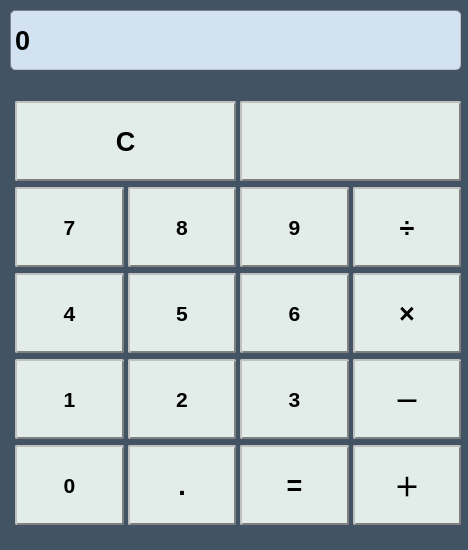
<?xml version="1.0" encoding="UTF-8"?>
<ui version="4.0">
 <class>MainWindow</class>
 <widget class="QMainWindow" name="MainWindow">
  <property name="geometry">
   <rect>
    <x>0</x>
    <y>0</y>
    <width>468</width>
    <height>550</height>
   </rect>
  </property>
  <property name="windowTitle">
   <string>简单计算器</string>
  </property>
  <property name="styleSheet">
   <string notr="true">background-color: rgb(66, 83, 99);</string>
  </property>
  <property name="animated">
   <bool>true</bool>
  </property>
  <widget class="QWidget" name="centralwidget">
   <widget class="QWidget" name="gridLayoutWidget">
    <property name="geometry">
     <rect>
      <x>10</x>
      <y>100</y>
      <width>451</width>
      <height>431</height>
     </rect>
    </property>
    <layout class="QGridLayout" name="gridLayout">
     <property name="sizeConstraint">
      <enum>QLayout::SetDefaultConstraint</enum>
     </property>
     <property name="leftMargin">
      <number>5</number>
     </property>
     <property name="rightMargin">
      <number>0</number>
     </property>
     <property name="horizontalSpacing">
      <number>4</number>
     </property>
     <property name="verticalSpacing">
      <number>5</number>
     </property>
     <item row="3" column="3">
      <widget class="QPushButton" name="pushButton_3">
       <property name="enabled">
        <bool>true</bool>
       </property>
       <property name="minimumSize">
        <size>
         <width>80</width>
         <height>80</height>
        </size>
       </property>
       <property name="font">
        <font>
         <pointsize>16</pointsize>
         <weight>75</weight>
         <bold>true</bold>
        </font>
       </property>
       <property name="styleSheet">
        <string notr="true">background-color: rgb(226, 236, 233);
border-radius: 2px; border: 2px groove gray;
        border-style: outset;</string>
       </property>
       <property name="text">
        <string>9</string>
       </property>
      </widget>
     </item>
     <item row="4" column="2">
      <widget class="QPushButton" name="pushButton_6">
       <property name="enabled">
        <bool>true</bool>
       </property>
       <property name="minimumSize">
        <size>
         <width>80</width>
         <height>80</height>
        </size>
       </property>
       <property name="font">
        <font>
         <pointsize>16</pointsize>
         <weight>75</weight>
         <bold>true</bold>
        </font>
       </property>
       <property name="styleSheet">
        <string notr="true">background-color: rgb(226, 236, 233);
border-radius: 2px; border: 2px groove gray;
        border-style: outset;</string>
       </property>
       <property name="text">
        <string>5</string>
       </property>
      </widget>
     </item>
     <item row="4" column="1">
      <widget class="QPushButton" name="pushButton_5">
       <property name="enabled">
        <bool>true</bool>
       </property>
       <property name="minimumSize">
        <size>
         <width>80</width>
         <height>80</height>
        </size>
       </property>
       <property name="font">
        <font>
         <pointsize>16</pointsize>
         <weight>75</weight>
         <bold>true</bold>
        </font>
       </property>
       <property name="styleSheet">
        <string notr="true">background-color: rgb(226, 236, 233);
border-radius: 2px; border: 2px groove gray;
        border-style: outset;</string>
       </property>
       <property name="text">
        <string>4</string>
       </property>
      </widget>
     </item>
     <item row="3" column="1">
      <widget class="QPushButton" name="pushButton">
       <property name="enabled">
        <bool>true</bool>
       </property>
       <property name="minimumSize">
        <size>
         <width>80</width>
         <height>80</height>
        </size>
       </property>
       <property name="font">
        <font>
         <pointsize>16</pointsize>
         <weight>75</weight>
         <bold>true</bold>
        </font>
       </property>
       <property name="styleSheet">
        <string notr="true">background-color: rgb(226, 236, 233);
border-radius: 2px; border: 2px groove gray;
        border-style: outset;</string>
       </property>
       <property name="text">
        <string>7</string>
       </property>
      </widget>
     </item>
     <item row="3" column="2">
      <widget class="QPushButton" name="pushButton_2">
       <property name="enabled">
        <bool>true</bool>
       </property>
       <property name="minimumSize">
        <size>
         <width>80</width>
         <height>80</height>
        </size>
       </property>
       <property name="font">
        <font>
         <pointsize>16</pointsize>
         <weight>75</weight>
         <bold>true</bold>
        </font>
       </property>
       <property name="styleSheet">
        <string notr="true">background-color: rgb(226, 236, 233);
border-radius: 2px; border: 2px groove gray;
        border-style: outset;</string>
       </property>
       <property name="text">
        <string>8</string>
       </property>
      </widget>
     </item>
     <item row="6" column="2">
      <widget class="QPushButton" name="pushButton_14">
       <property name="enabled">
        <bool>true</bool>
       </property>
       <property name="minimumSize">
        <size>
         <width>80</width>
         <height>80</height>
        </size>
       </property>
       <property name="font">
        <font>
         <pointsize>20</pointsize>
         <weight>75</weight>
         <bold>true</bold>
        </font>
       </property>
       <property name="styleSheet">
        <string notr="true">background-color: rgb(226, 236, 233);
border-radius: 2px; border: 2px groove gray;
        border-style: outset;</string>
       </property>
       <property name="text">
        <string>.</string>
       </property>
      </widget>
     </item>
     <item row="6" column="1">
      <widget class="QPushButton" name="pushButton_13">
       <property name="enabled">
        <bool>true</bool>
       </property>
       <property name="minimumSize">
        <size>
         <width>80</width>
         <height>80</height>
        </size>
       </property>
       <property name="font">
        <font>
         <pointsize>16</pointsize>
         <weight>75</weight>
         <bold>true</bold>
        </font>
       </property>
       <property name="styleSheet">
        <string notr="true">background-color: rgb(226, 236, 233);
border-radius: 2px; border: 2px groove gray;
        border-style: outset;</string>
       </property>
       <property name="text">
        <string>0</string>
       </property>
      </widget>
     </item>
     <item row="5" column="1">
      <widget class="QPushButton" name="pushButton_9">
       <property name="enabled">
        <bool>true</bool>
       </property>
       <property name="minimumSize">
        <size>
         <width>80</width>
         <height>80</height>
        </size>
       </property>
       <property name="font">
        <font>
         <pointsize>16</pointsize>
         <weight>75</weight>
         <bold>true</bold>
        </font>
       </property>
       <property name="styleSheet">
        <string notr="true">background-color: rgb(226, 236, 233);
border-radius: 2px; border: 2px groove gray;
        border-style: outset;</string>
       </property>
       <property name="text">
        <string>1</string>
       </property>
      </widget>
     </item>
     <item row="6" column="4">
      <widget class="QPushButton" name="pushButton_16">
       <property name="enabled">
        <bool>true</bool>
       </property>
       <property name="minimumSize">
        <size>
         <width>80</width>
         <height>80</height>
        </size>
       </property>
       <property name="font">
        <font>
         <pointsize>20</pointsize>
         <weight>75</weight>
         <bold>true</bold>
        </font>
       </property>
       <property name="styleSheet">
        <string notr="true">background-color: rgb(226, 236, 233);
border-radius: 2px; border: 2px groove gray;
        border-style: outset;</string>
       </property>
       <property name="text">
        <string>＋</string>
       </property>
      </widget>
     </item>
     <item row="3" column="4">
      <widget class="QPushButton" name="pushButton_4">
       <property name="enabled">
        <bool>true</bool>
       </property>
       <property name="minimumSize">
        <size>
         <width>80</width>
         <height>80</height>
        </size>
       </property>
       <property name="font">
        <font>
         <pointsize>20</pointsize>
         <weight>75</weight>
         <bold>true</bold>
        </font>
       </property>
       <property name="styleSheet">
        <string notr="true">background-color: rgb(226, 236, 233);
border-radius: 2px; border: 2px groove gray;
        border-style: outset;</string>
       </property>
       <property name="text">
        <string>÷</string>
       </property>
      </widget>
     </item>
     <item row="5" column="3">
      <widget class="QPushButton" name="pushButton_11">
       <property name="enabled">
        <bool>true</bool>
       </property>
       <property name="minimumSize">
        <size>
         <width>80</width>
         <height>80</height>
        </size>
       </property>
       <property name="font">
        <font>
         <pointsize>16</pointsize>
         <weight>75</weight>
         <bold>true</bold>
        </font>
       </property>
       <property name="styleSheet">
        <string notr="true">background-color: rgb(226, 236, 233);
border-radius: 2px; border: 2px groove gray;
        border-style: outset;</string>
       </property>
       <property name="text">
        <string>3</string>
       </property>
      </widget>
     </item>
     <item row="4" column="4">
      <widget class="QPushButton" name="pushButton_8">
       <property name="enabled">
        <bool>true</bool>
       </property>
       <property name="minimumSize">
        <size>
         <width>80</width>
         <height>80</height>
        </size>
       </property>
       <property name="font">
        <font>
         <pointsize>20</pointsize>
         <weight>75</weight>
         <bold>true</bold>
        </font>
       </property>
       <property name="styleSheet">
        <string notr="true">background-color: rgb(226, 236, 233);
border-radius: 2px; border: 2px groove gray;
        border-style: outset;</string>
       </property>
       <property name="text">
        <string>×</string>
       </property>
      </widget>
     </item>
     <item row="5" column="4">
      <widget class="QPushButton" name="pushButton_12">
       <property name="enabled">
        <bool>true</bool>
       </property>
       <property name="minimumSize">
        <size>
         <width>80</width>
         <height>80</height>
        </size>
       </property>
       <property name="font">
        <font>
         <pointsize>20</pointsize>
         <weight>75</weight>
         <bold>true</bold>
        </font>
       </property>
       <property name="styleSheet">
        <string notr="true">background-color: rgb(226, 236, 233);
border-radius: 2px; border: 2px groove gray;
        border-style: outset;</string>
       </property>
       <property name="text">
        <string>－</string>
       </property>
      </widget>
     </item>
     <item row="4" column="3">
      <widget class="QPushButton" name="pushButton_7">
       <property name="enabled">
        <bool>true</bool>
       </property>
       <property name="minimumSize">
        <size>
         <width>80</width>
         <height>80</height>
        </size>
       </property>
       <property name="font">
        <font>
         <pointsize>16</pointsize>
         <weight>75</weight>
         <bold>true</bold>
        </font>
       </property>
       <property name="styleSheet">
        <string notr="true">background-color: rgb(226, 236, 233);
border-radius: 2px; border: 2px groove gray;
        border-style: outset;</string>
       </property>
       <property name="text">
        <string>6</string>
       </property>
      </widget>
     </item>
     <item row="5" column="2">
      <widget class="QPushButton" name="pushButton_10">
       <property name="enabled">
        <bool>true</bool>
       </property>
       <property name="minimumSize">
        <size>
         <width>80</width>
         <height>80</height>
        </size>
       </property>
       <property name="font">
        <font>
         <pointsize>16</pointsize>
         <weight>75</weight>
         <bold>true</bold>
        </font>
       </property>
       <property name="styleSheet">
        <string notr="true">background-color: rgb(226, 236, 233);
border-radius: 2px; border: 2px groove gray;
        border-style: outset;</string>
       </property>
       <property name="text">
        <string>2</string>
       </property>
      </widget>
     </item>
     <item row="2" column="1" colspan="2">
      <widget class="QPushButton" name="pushButton_17">
       <property name="enabled">
        <bool>true</bool>
       </property>
       <property name="minimumSize">
        <size>
         <width>80</width>
         <height>80</height>
        </size>
       </property>
       <property name="font">
        <font>
         <pointsize>20</pointsize>
         <weight>75</weight>
         <bold>true</bold>
        </font>
       </property>
       <property name="styleSheet">
        <string notr="true">background-color: rgb(226, 236, 233);
border-radius: 2px; border: 2px groove gray;
        border-style: outset;</string>
       </property>
       <property name="text">
        <string>C</string>
       </property>
      </widget>
     </item>
     <item row="6" column="3">
      <widget class="QPushButton" name="pushButton_15">
       <property name="enabled">
        <bool>true</bool>
       </property>
       <property name="minimumSize">
        <size>
         <width>80</width>
         <height>80</height>
        </size>
       </property>
       <property name="font">
        <font>
         <pointsize>20</pointsize>
         <weight>75</weight>
         <bold>true</bold>
        </font>
       </property>
       <property name="styleSheet">
        <string notr="true">background-color: rgb(226, 236, 233);
border-radius: 2px; border: 2px groove gray;
        border-style: outset;</string>
       </property>
       <property name="text">
        <string>=</string>
       </property>
      </widget>
     </item>
     <item row="2" column="3" colspan="2">
      <widget class="QPushButton" name="pushButton_21">
       <property name="enabled">
        <bool>true</bool>
       </property>
       <property name="minimumSize">
        <size>
         <width>80</width>
         <height>80</height>
        </size>
       </property>
       <property name="styleSheet">
        <string notr="true">image: url(:/newPrefix/delete1.png);
background-color: rgb(226, 236, 233);
border-radius: 2px; border: 2px groove gray;
        border-style: outset;</string>
       </property>
       <property name="text">
        <string/>
       </property>
       <property name="autoRepeat">
        <bool>false</bool>
       </property>
       <property name="flat">
        <bool>false</bool>
       </property>
      </widget>
     </item>
    </layout>
   </widget>
   <widget class="QLineEdit" name="lineEdit">
    <property name="enabled">
     <bool>false</bool>
    </property>
    <property name="geometry">
     <rect>
      <x>10</x>
      <y>10</y>
      <width>451</width>
      <height>60</height>
     </rect>
    </property>
    <property name="font">
     <font>
      <pointsize>20</pointsize>
      <weight>75</weight>
      <bold>true</bold>
     </font>
    </property>
    <property name="autoFillBackground">
     <bool>false</bool>
    </property>
    <property name="styleSheet">
     <string notr="true">background-color: rgb(210, 226, 241);
border-radius: 5px; 
border: 1px groove gray;
border-style: inset;
color: rgb(0, 0, 0);
padding: 2px;</string>
    </property>
    <property name="text">
     <string>0</string>
    </property>
    <property name="placeholderText">
     <string/>
    </property>
   </widget>
  </widget>
  <widget class="QStatusBar" name="statusbar"/>
 </widget>
 <resources>
  <include location="res/delete.qrc"/>
 </resources>
 <connections>
  <connection>
   <sender>pushButton</sender>
   <signal>clicked()</signal>
   <receiver>pushButton</receiver>
   <slot>click()</slot>
   <hints>
    <hint type="sourcelabel">
     <x>68</x>
     <y>137</y>
    </hint>
    <hint type="destinationlabel">
     <x>68</x>
     <y>137</y>
    </hint>
   </hints>
  </connection>
  <connection>
   <sender>pushButton_2</sender>
   <signal>clicked()</signal>
   <receiver>pushButton_2</receiver>
   <slot>click()</slot>
   <hints>
    <hint type="sourcelabel">
     <x>168</x>
     <y>136</y>
    </hint>
    <hint type="destinationlabel">
     <x>168</x>
     <y>136</y>
    </hint>
   </hints>
  </connection>
  <connection>
   <sender>pushButton_3</sender>
   <signal>clicked()</signal>
   <receiver>pushButton_3</receiver>
   <slot>click()</slot>
   <hints>
    <hint type="sourcelabel">
     <x>287</x>
     <y>133</y>
    </hint>
    <hint type="destinationlabel">
     <x>287</x>
     <y>133</y>
    </hint>
   </hints>
  </connection>
  <connection>
   <sender>pushButton_4</sender>
   <signal>clicked()</signal>
   <receiver>pushButton_4</receiver>
   <slot>click()</slot>
   <hints>
    <hint type="sourcelabel">
     <x>396</x>
     <y>138</y>
    </hint>
    <hint type="destinationlabel">
     <x>396</x>
     <y>138</y>
    </hint>
   </hints>
  </connection>
 </connections>
</ui>
